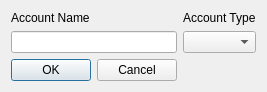
<?xml version="1.0" encoding="UTF-8"?>
<ui version="4.0">
 <class>addType</class>
 <widget class="QDialog" name="addType">
  <property name="geometry">
   <rect>
    <x>0</x>
    <y>0</y>
    <width>249</width>
    <height>86</height>
   </rect>
  </property>
  <property name="windowTitle">
   <string>Dialog</string>
  </property>
  <layout class="QGridLayout" name="gridLayout">
   <item row="0" column="0">
    <widget class="QLabel" name="label">
     <property name="text">
      <string>Account Name</string>
     </property>
    </widget>
   </item>
   <item row="0" column="1">
    <widget class="QLabel" name="label_2">
     <property name="text">
      <string>Account Type</string>
     </property>
    </widget>
   </item>
   <item row="1" column="0">
    <widget class="QLineEdit" name="lineEdit"/>
   </item>
   <item row="1" column="1">
    <widget class="QComboBox" name="comboBox"/>
   </item>
   <item row="2" column="0">
    <widget class="QDialogButtonBox" name="buttonBox">
     <property name="orientation">
      <enum>Qt::Horizontal</enum>
     </property>
     <property name="standardButtons">
      <set>QDialogButtonBox::Cancel|QDialogButtonBox::Ok</set>
     </property>
    </widget>
   </item>
  </layout>
 </widget>
 <tabstops>
  <tabstop>lineEdit</tabstop>
  <tabstop>comboBox</tabstop>
 </tabstops>
 <resources/>
 <connections>
  <connection>
   <sender>buttonBox</sender>
   <signal>accepted()</signal>
   <receiver>addType</receiver>
   <slot>accept()</slot>
   <hints>
    <hint type="sourcelabel">
     <x>248</x>
     <y>254</y>
    </hint>
    <hint type="destinationlabel">
     <x>157</x>
     <y>274</y>
    </hint>
   </hints>
  </connection>
  <connection>
   <sender>buttonBox</sender>
   <signal>rejected()</signal>
   <receiver>addType</receiver>
   <slot>reject()</slot>
   <hints>
    <hint type="sourcelabel">
     <x>316</x>
     <y>260</y>
    </hint>
    <hint type="destinationlabel">
     <x>286</x>
     <y>274</y>
    </hint>
   </hints>
  </connection>
 </connections>
</ui>
